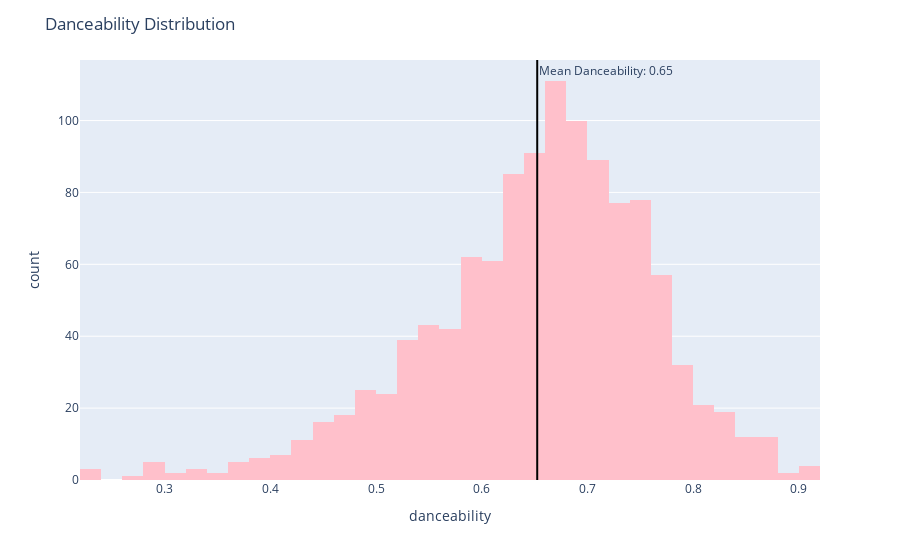

This figure's notebook cell:
### Code cell
fig = px.histogram(df, x="danceability", marginal=None, hover_data=df.columns, color_discrete_sequence=['pink'])
fig.update_layout(title='Danceability Distribution')
mean_danceability = df['danceability'].mean()
fig.add_vline(x=mean_danceability, line_color='black', annotation_text = f"Mean Danceability: {mean_danceability:.2f}", annotation_position = 'top right')

### Figure 1 — Plotly figure (JSON) as saved in the notebook; plotly's stock layout.template omitted (floating-point values rounded to 4 significant figures; data arrays with more than 128 entries replaced by an {"elided": "..."} marker saying what was removed)
{"data": [{"alignmentgroup": "True", "bingroup": "x", "hovertemplate": "danceability=%{x}<br>count=%{y}<extra></extra>", "legendgroup": "", "marker": {"color": "pink", "pattern": {"shape": ""}}, "name": "", "offsetgroup": "", "orientation": "v", "showlegend": false, "type": "histogram", "x": {"elided": "1165 float values"}, "xaxis": "x", "yaxis": "y"}], "layout": {"annotations": [{"showarrow": false, "text": "Mean Danceability: 0.65", "x": 0.6525, "xanchor": "left", "xref": "x", "y": 1, "yanchor": "top", "yref": "y domain"}], "barmode": "relative", "legend": {"tracegroupgap": 0}, "margin": {"t": 60}, "shapes": [{"line": {"color": "black"}, "type": "line", "x0": 0.6525, "x1": 0.6525, "xref": "x", "y0": 0, "y1": 1, "yref": "y domain"}], "title": {"text": "Danceability Distribution"}, "xaxis": {"anchor": "y", "domain": [0, 1], "title": {"text": "danceability"}}, "yaxis": {"anchor": "x", "domain": [0, 1], "title": {"text": "count"}}}}
